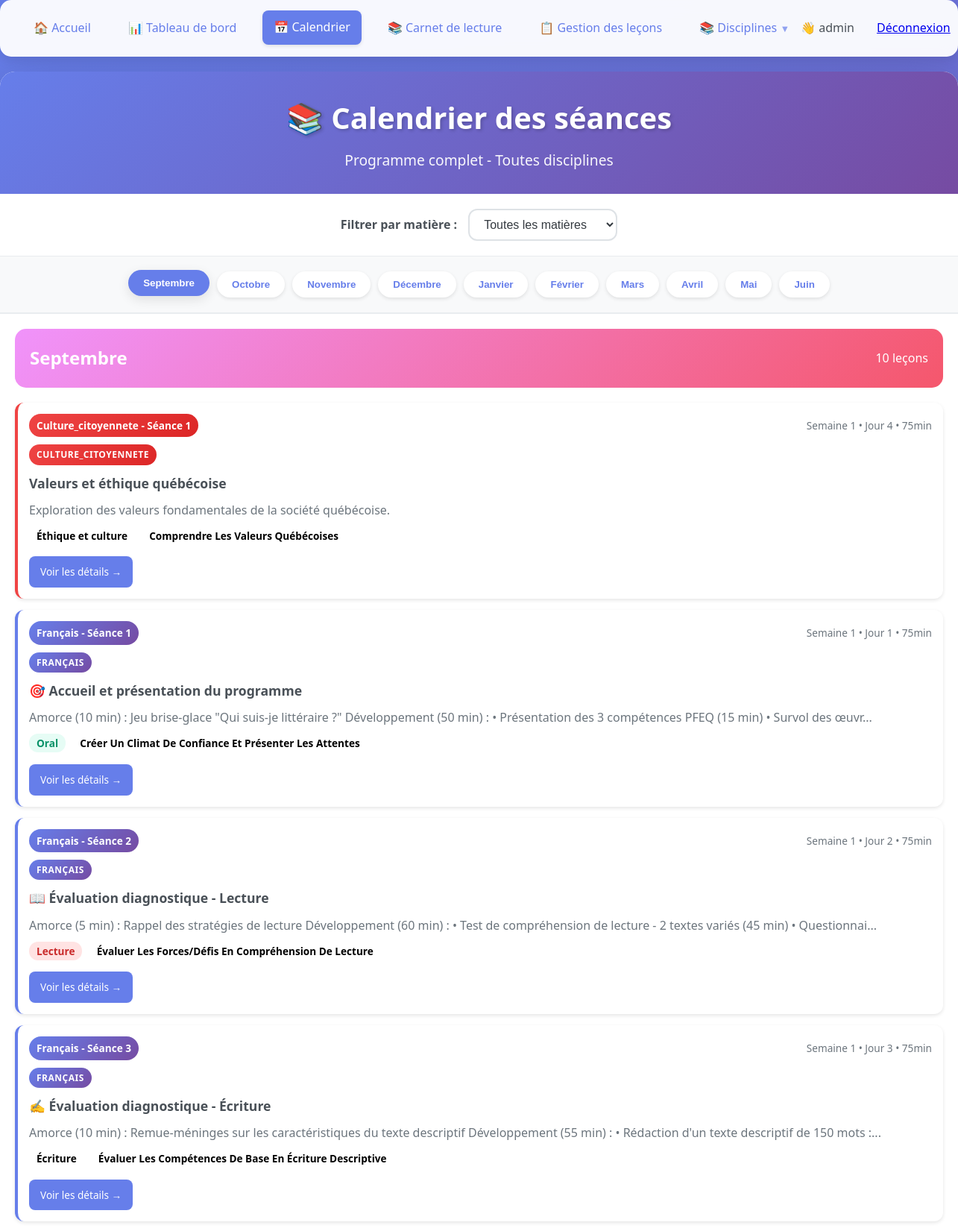
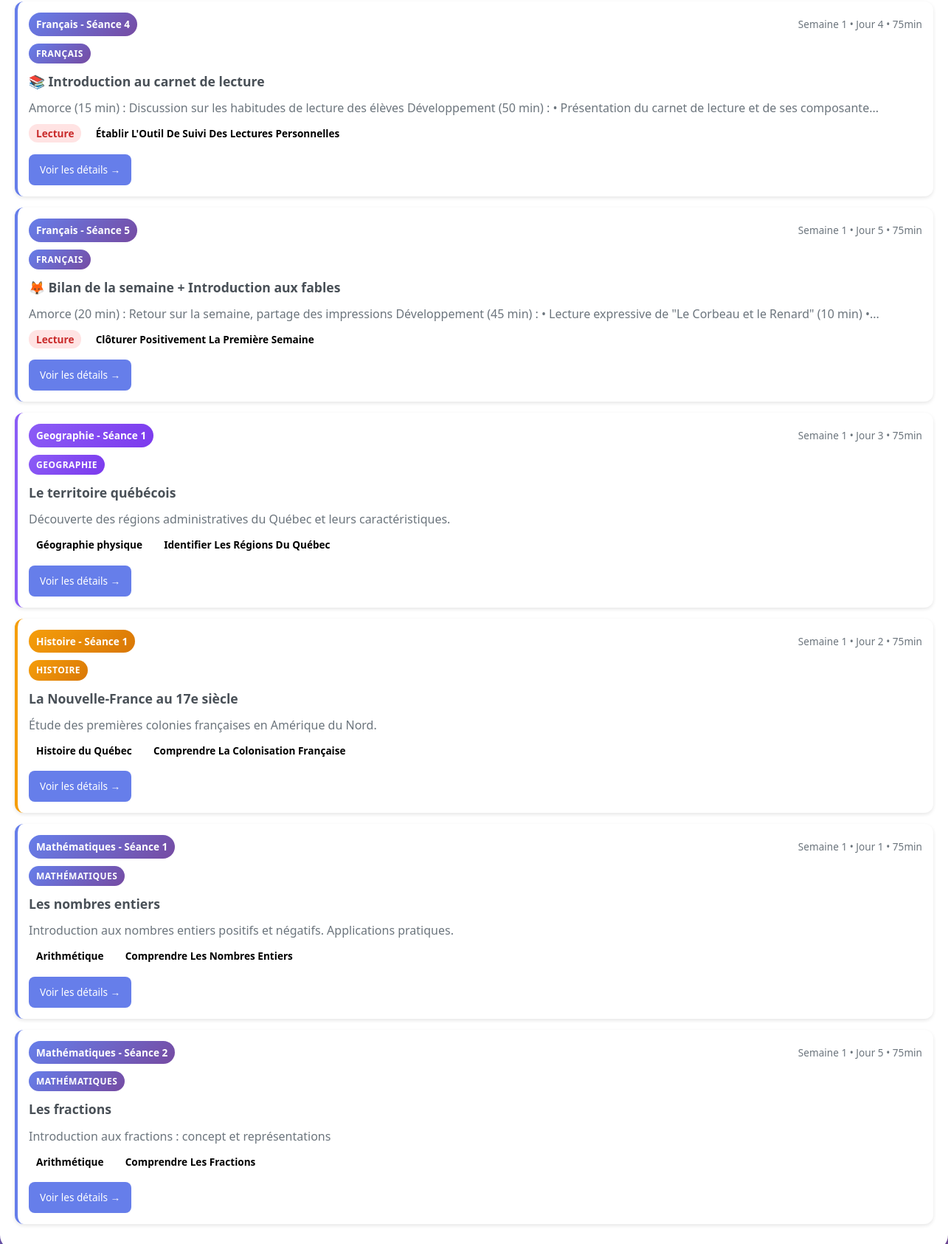
The app's page /calendar (signed in) with its own data (2 pictures, top to bottom).
### tables this page shows
CREATE TABLE lessons (
                id INTEGER PRIMARY KEY AUTOINCREMENT,
                lesson_number INTEGER NOT NULL,
                month TEXT NOT NULL,
                week_number INTEGER NOT NULL,
                day_number INTEGER NOT NULL,
                title TEXT NOT NULL,
                content TEXT,
                duration INTEGER DEFAULT 75,
                competences TEXT,
                materials TEXT,
                objectives TEXT,
                tags TEXT,
                created_at TIMESTAMP DEFAULT CURRENT_TIMESTAMP,
                updated_at TIMESTAMP DEFAULT CURRENT_TIMESTAMP
            , subject TEXT DEFAULT 'français');

### app.py (the view)
@app.route('/calendar')
def calendar():
    if 'user' not in session:
        return redirect(url_for('login'))
    filter_subject = request.args.get('subject', '')
    conn = sqlite3.connect(DB_FILE)
    c = conn.cursor()
    c.execute("SELECT DISTINCT subject FROM lessons WHERE subject IS NOT NULL ORDER BY subject")
    available_subjects = [row[0] for row in c.fetchall()]
    if filter_subject and filter_subject != 'all':
        c.execute("SELECT * FROM lessons WHERE subject=? ORDER BY lesson_number", (filter_subject,))
    else:
        c.execute("SELECT * FROM lessons ORDER BY subject, lesson_number")
    lessons = c.fetchall()
    conn.close()
    lessons_by_month = {}
    for lesson in lessons:
        month = lesson[2]
        if month not in lessons_by_month:
            lessons_by_month[month] = []
        lessons_by_month[month].append(lesson)
    return render_template('calendar.html',
                         lessons_by_month=lessons_by_month,
                         available_subjects=available_subjects,
                         current_filter=filter_subject)

### templates/calendar.html (shortened to what this page needs)
<!DOCTYPE html>
<html lang="fr">
<head>
    <link rel="stylesheet" href="{{ url_for('static', filename='css/dist/main.css') }}">
</head>
<body>
    {% include 'components/navigation.html' %}
    <div class="calendar-container">
        <div class="calendar-header">
            <h1>📚 Calendrier des séances</h1>
            <p>Programme complet - Toutes disciplines</p>
        </div>
        <div class="calendar-filters">
            <div class="filter-section">
                <label for="subject-filter">Filtrer par matière :</label>
                <select id="subject-filter" onchange="filterBySubject()">
                    <option value="all" {% if not current_filter or current_filter == 'all' %}selected{% endif %}>
                        Toutes les matières
                    </option>
                </select>
            </div>
        </div>
        <div class="calendar-navigation">
            <button class="nav-btn active" onclick="showSection('septembre')">Septembre</button>
            <button class="nav-btn" onclick="showSection('octobre')">Octobre</button>
            <button class="nav-btn" onclick="showSection('novembre')">Novembre</button>
            <button class="nav-btn" onclick="showSection('decembre')">Décembre</button>
            <button class="nav-btn" onclick="showSection('janvier')">Janvier</button>
            <button class="nav-btn" onclick="showSection('fevrier')">Février</button>
            <button class="nav-btn" onclick="showSection('mars')">Mars</button>
            <button class="nav-btn" onclick="showSection('avril')">Avril</button>
            <button class="nav-btn" onclick="showSection('mai')">Mai</button>
            <button class="nav-btn" onclick="showSection('juin')">Juin</button>
        </div>
        <div class="calendar-content">
            {% for month, lessons in lessons_by_month.items() %}
            <div id="{{ month }}" class="month-section {% if loop.first %}active{% endif %}">
                <div class="month-header">
                    <div class="month-title">{{ month.title() }}</div>
                    <div>{{ lessons|length }} leçons</div>
                </div>
                {% for lesson in lessons %}
                <div class="lesson-card discipline-{{ lesson[14] if lesson[14] else 'default' }}">
                    <div class="lesson-header">
                        <span class="lesson-number">{{ lesson[14]|title if lesson[14] else 'Général' }} - Séance {{ lesson[1] }}</span>
                        <span style="color: var(--gray-500); font-size: var(--font-size-sm);">
                            Semaine {{ lesson[3] }} • Jour {{ lesson[4] }} • {{ lesson[7] }}min
                        </span>
                    </div>
                    <div class="lesson-subject">
                        <span class="subject-tag">{{ lesson[14] if lesson[14] else 'Sans discipline' }}</span>
                    </div>
                    <div class="lesson-title">{{ lesson[5] }}</div>
                    <div class="lesson-preview">
                        {{ lesson[6][:150] }}{% if lesson[6]|length > 150 %}...{% endif %}
                    </div>
                    <div style="margin-bottom: var(--space-md);">
                        {% if lesson[8] %}
                            <span class="tag tag-{{ lesson[8].lower().replace(' ', '-') }}">{{ lesson[8] }}</span>
                        {% endif %}
                        {% if lesson[10] %}
                            {% for tag in lesson[10].split(',') %}
                                <span class="tag tag-{{ tag.strip() }}">{{ tag.strip().title() }}</span>
                            {% endfor %}
                        {% endif %}
                    </div>
                    <a href="{{ url_for('lesson_detail', lesson_id=lesson[0]) }}" class="lesson-link">
                        Voir les détails →
                    </a>
                </div>
                {% endfor %}
            </div>
            {% endfor %}
        </div>
    </div>
</body>
</html>

### records on screen
lessons: title "Septembre", lessons "10", subject "Culture_citoyennete", lesson_number "1", week_number "1", day_number "4", duration "75", subject "CULTURE_CITOYENNETE", title "Valeurs et éthique québécoise", content "Exploration des valeurs fondamentales de la société québécoise.", competences "Éthique et culture", strip "Comprendre Les Valeurs Québécoises"
lessons: subject "Français", lesson_number "1", week_number "1", day_number "1", duration "75", subject "FRANÇAIS", title "🎯 Accueil et présentation du programme", content "Amorce (10 min) : Jeu brise-glace \"Qui suis-je littéraire ?\" Développement (50 min) : • Présentation des 3 compétences PFEQ (15 min) • Survol des œuvr", competences "Oral", strip "Créer Un Climat De Confiance Et Présenter Les Attentes"
lessons: subject "Français", lesson_number "2", week_number "1", day_number "2", duration "75", subject "FRANÇAIS", title "📖 Évaluation diagnostique - Lecture", content "Amorce (5 min) : Rappel des stratégies de lecture Développement (60 min) : • Test de compréhension de lecture - 2 textes variés (45 min) • Questionnai", competences "Lecture", strip "Évaluer Les Forces/Défis En Compréhension De Lecture"
lessons: subject "Français", lesson_number "3", week_number "1", day_number "3", duration "75", subject "FRANÇAIS", title "✍️ Évaluation diagnostique - Écriture", content "Amorce (10 min) : Remue-méninges sur les caractéristiques du texte descriptif Développement (55 min) : • Rédaction d'un texte descriptif de 150 mots :", competences "Écriture", strip "Évaluer Les Compétences De Base En Écriture Descriptive"
lessons: subject "Français", lesson_number "4", week_number "1", day_number "4", duration "75", subject "FRANÇAIS", title "📚 Introduction au carnet de lecture", content "Amorce (15 min) : Discussion sur les habitudes de lecture des élèves Développement (50 min) : • Présentation du carnet de lecture et de ses composante", competences "Lecture", strip "Établir L'Outil De Suivi Des Lectures Personnelles"
lessons: subject "Français", lesson_number "5", week_number "1", day_number "5", duration "75", subject "FRANÇAIS", title "🦊 Bilan de la semaine + Introduction aux fables", content "Amorce (20 min) : Retour sur la semaine, partage des impressions Développement (45 min) : • Lecture expressive de \"Le Corbeau et le Renard\" (10 min) •", competences "Lecture", strip "Clôturer Positivement La Première Semaine"
lessons: subject "Geographie", lesson_number "1", week_number "1", day_number "3", duration "75", subject "GEOGRAPHIE", title "Le territoire québécois", content "Découverte des régions administratives du Québec et leurs caractéristiques.", competences "Géographie physique", strip "Identifier Les Régions Du Québec"
lessons: subject "Histoire", lesson_number "1", week_number "1", day_number "2", duration "75", subject "HISTOIRE", title "La Nouvelle-France au 17e siècle", content "Étude des premières colonies françaises en Amérique du Nord.", competences "Histoire du Québec", strip "Comprendre La Colonisation Française"
lessons: subject "Mathématiques", lesson_number "1", week_number "1", day_number "1", duration "75", subject "MATHÉMATIQUES", title "Les nombres entiers", content "Introduction aux nombres entiers positifs et négatifs. Applications pratiques.", competences "Arithmétique", strip "Comprendre Les Nombres Entiers"
lessons: subject "Mathématiques", lesson_number "2", week_number "1", day_number "5", duration "75", subject "MATHÉMATIQUES", title "Les fractions", content "Introduction aux fractions : concept et représentations", competences "Arithmétique", strip "Comprendre Les Fractions"

### other values on screen
{{ session.user or name or 'Utilisateur' }} "admin"
